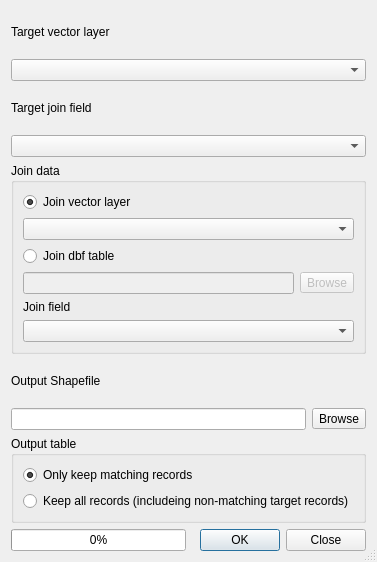
<ui version="4.0" >
 <class>Dialog</class>
 <widget class="QDialog" name="Dialog" >
  <property name="windowModality" >
   <enum>Qt::NonModal</enum>
  </property>
  <property name="geometry" >
   <rect>
    <x>0</x>
    <y>0</y>
    <width>377</width>
    <height>562</height>
   </rect>
  </property>
  <property name="windowTitle" >
   <string>Join Attributes</string>
  </property>
  <property name="sizeGripEnabled" >
   <bool>true</bool>
  </property>
  <layout class="QGridLayout" name="gridLayout" >
   <item row="0" column="0" colspan="2" >
    <layout class="QVBoxLayout" >
     <item>
      <widget class="QLabel" name="label_3" >
       <property name="text" >
        <string>Target vector layer</string>
       </property>
      </widget>
     </item>
     <item>
      <widget class="QComboBox" name="inShape" />
     </item>
    </layout>
   </item>
   <item row="1" column="0" colspan="2" >
    <layout class="QVBoxLayout" >
     <item>
      <widget class="QLabel" name="label_4" >
       <property name="text" >
        <string>Target join field</string>
       </property>
      </widget>
     </item>
     <item>
      <widget class="QComboBox" name="inField" />
     </item>
    </layout>
   </item>
   <item row="2" column="0" colspan="2" >
    <widget class="QGroupBox" name="groupBox" >
     <property name="title" >
      <string>Join data</string>
     </property>
     <layout class="QGridLayout" >
      <item row="0" column="0" >
       <layout class="QVBoxLayout" >
        <item>
         <widget class="QRadioButton" name="rdoVector" >
          <property name="text" >
           <string>Join vector layer</string>
          </property>
          <property name="checked" >
           <bool>true</bool>
          </property>
         </widget>
        </item>
        <item>
         <widget class="QComboBox" name="joinShape" />
        </item>
       </layout>
      </item>
      <item row="1" column="0" >
       <layout class="QVBoxLayout" >
        <item>
         <widget class="QRadioButton" name="rdoTable" >
          <property name="text" >
           <string>Join dbf table</string>
          </property>
         </widget>
        </item>
        <item>
         <layout class="QHBoxLayout" >
          <item>
           <widget class="QLineEdit" name="inTable" >
            <property name="enabled" >
             <bool>false</bool>
            </property>
            <property name="readOnly" >
             <bool>true</bool>
            </property>
           </widget>
          </item>
          <item>
           <widget class="QToolButton" name="toolTable" >
            <property name="enabled" >
             <bool>false</bool>
            </property>
            <property name="text" >
             <string>Browse</string>
            </property>
           </widget>
          </item>
         </layout>
        </item>
       </layout>
      </item>
      <item row="2" column="0" >
       <layout class="QVBoxLayout" >
        <item>
         <widget class="QLabel" name="label_6" >
          <property name="text" >
           <string>Join field</string>
          </property>
         </widget>
        </item>
        <item>
         <widget class="QComboBox" name="joinField" />
        </item>
       </layout>
      </item>
     </layout>
    </widget>
   </item>
   <item row="3" column="0" colspan="2" >
    <layout class="QVBoxLayout" >
     <item>
      <widget class="QLabel" name="label_2" >
       <property name="text" >
        <string>Output Shapefile</string>
       </property>
      </widget>
     </item>
     <item>
      <layout class="QHBoxLayout" >
       <item>
        <widget class="QLineEdit" name="outShape" >
         <property name="readOnly" >
          <bool>true</bool>
         </property>
        </widget>
       </item>
       <item>
        <widget class="QToolButton" name="toolOut" >
         <property name="text" >
          <string>Browse</string>
         </property>
        </widget>
       </item>
      </layout>
     </item>
    </layout>
   </item>
   <item row="4" column="0" colspan="2" >
    <widget class="QGroupBox" name="groupBox_2" >
     <property name="title" >
      <string>Output table</string>
     </property>
     <layout class="QGridLayout" >
      <item row="0" column="0" >
       <widget class="QRadioButton" name="rdoMatch" >
        <property name="text" >
         <string>Only keep matching records</string>
        </property>
        <property name="checked" >
         <bool>true</bool>
        </property>
       </widget>
      </item>
      <item row="1" column="0" >
       <widget class="QRadioButton" name="rdoKeep" >
        <property name="text" >
         <string>Keep all records (includeing non-matching target records)</string>
        </property>
       </widget>
      </item>
     </layout>
    </widget>
   </item>
   <item row="5" column="0" >
    <widget class="QProgressBar" name="progressBar" >
     <property name="value" >
      <number>0</number>
     </property>
     <property name="alignment" >
      <set>Qt::AlignCenter</set>
     </property>
     <property name="textVisible" >
      <bool>true</bool>
     </property>
    </widget>
   </item>
   <item row="5" column="1" >
    <widget class="QDialogButtonBox" name="buttonBox_2" >
     <property name="orientation" >
      <enum>Qt::Horizontal</enum>
     </property>
     <property name="standardButtons" >
      <set>QDialogButtonBox::Close|QDialogButtonBox::Ok</set>
     </property>
    </widget>
   </item>
  </layout>
 </widget>
 <resources/>
 <connections>
  <connection>
   <sender>buttonBox_2</sender>
   <signal>accepted()</signal>
   <receiver>Dialog</receiver>
   <slot>accept()</slot>
   <hints>
    <hint type="sourcelabel" >
     <x>133</x>
     <y>512</y>
    </hint>
    <hint type="destinationlabel" >
     <x>215</x>
     <y>290</y>
    </hint>
   </hints>
  </connection>
  <connection>
   <sender>buttonBox_2</sender>
   <signal>rejected()</signal>
   <receiver>Dialog</receiver>
   <slot>close()</slot>
   <hints>
    <hint type="sourcelabel" >
     <x>59</x>
     <y>512</y>
    </hint>
    <hint type="destinationlabel" >
     <x>132</x>
     <y>239</y>
    </hint>
   </hints>
  </connection>
  <connection>
   <sender>rdoTable</sender>
   <signal>clicked()</signal>
   <receiver>joinField</receiver>
   <slot>clear()</slot>
   <hints>
    <hint type="sourcelabel" >
     <x>68</x>
     <y>226</y>
    </hint>
    <hint type="destinationlabel" >
     <x>47</x>
     <y>305</y>
    </hint>
   </hints>
  </connection>
  <connection>
   <sender>rdoVector</sender>
   <signal>clicked()</signal>
   <receiver>joinField</receiver>
   <slot>clear()</slot>
   <hints>
    <hint type="sourcelabel" >
     <x>107</x>
     <y>162</y>
    </hint>
    <hint type="destinationlabel" >
     <x>104</x>
     <y>309</y>
    </hint>
   </hints>
  </connection>
  <connection>
   <sender>rdoVector</sender>
   <signal>toggled(bool)</signal>
   <receiver>joinShape</receiver>
   <slot>setEnabled(bool)</slot>
   <hints>
    <hint type="sourcelabel" >
     <x>222</x>
     <y>164</y>
    </hint>
    <hint type="destinationlabel" >
     <x>226</x>
     <y>186</y>
    </hint>
   </hints>
  </connection>
  <connection>
   <sender>rdoTable</sender>
   <signal>toggled(bool)</signal>
   <receiver>inTable</receiver>
   <slot>setEnabled(bool)</slot>
   <hints>
    <hint type="sourcelabel" >
     <x>91</x>
     <y>227</y>
    </hint>
    <hint type="destinationlabel" >
     <x>91</x>
     <y>255</y>
    </hint>
   </hints>
  </connection>
  <connection>
   <sender>rdoTable</sender>
   <signal>toggled(bool)</signal>
   <receiver>toolTable</receiver>
   <slot>setEnabled(bool)</slot>
   <hints>
    <hint type="sourcelabel" >
     <x>281</x>
     <y>227</y>
    </hint>
    <hint type="destinationlabel" >
     <x>332</x>
     <y>256</y>
    </hint>
   </hints>
  </connection>
 </connections>
</ui>
